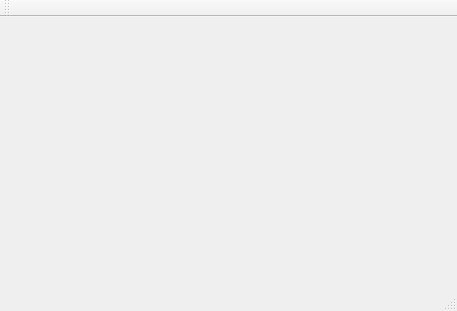
<?xml version="1.0" encoding="UTF-8"?>
<ui version="4.0">
 <class>MainWindow</class>
 <widget class="QMainWindow" name="MainWindow">
  <property name="geometry">
   <rect>
    <x>0</x>
    <y>0</y>
    <width>457</width>
    <height>311</height>
   </rect>
  </property>
  <property name="windowTitle">
   <string>MainWindow</string>
  </property>
  <widget class="QWidget" name="centralWidget">
   <layout class="QGridLayout" name="gridLayout">
    <item row="0" column="0">
     <widget class="GLWidget" name="widget" native="true"/>
    </item>
   </layout>
  </widget>
  <widget class="QMenuBar" name="menuBar">
   <property name="geometry">
    <rect>
     <x>0</x>
     <y>0</y>
     <width>457</width>
     <height>18</height>
    </rect>
   </property>
  </widget>
  <widget class="QToolBar" name="mainToolBar">
   <attribute name="toolBarArea">
    <enum>TopToolBarArea</enum>
   </attribute>
   <attribute name="toolBarBreak">
    <bool>false</bool>
   </attribute>
  </widget>
  <widget class="QStatusBar" name="statusBar"/>
 </widget>
 <layoutdefault spacing="6" margin="11"/>
 <customwidgets>
  <customwidget>
   <class>GLWidget</class>
   <extends>QWidget</extends>
   <header>glwidget.h</header>
   <container>1</container>
  </customwidget>
 </customwidgets>
 <resources/>
 <connections/>
</ui>
